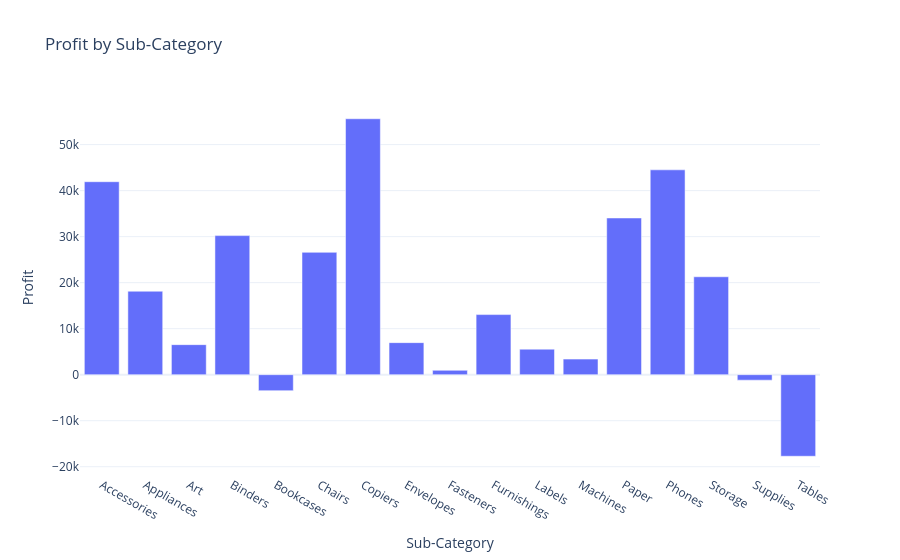

Source (notebook cell):
### Code cell
fig =px.bar(profit_by_subcategory,
                        x='Sub-Category',
                        y='Profit',
                        title='Profit by Sub-Category')
fig.show()

### Figure 1 — Plotly figure (JSON) as saved in the notebook; plotly's stock layout.template omitted (floating-point values rounded to 4 significant figures)
{"data": [{"alignmentgroup": "True", "hovertemplate": "Sub-Category=%{x}<br>Profit=%{y}<extra></extra>", "legendgroup": "", "marker": {"color": "#636efa", "pattern": {"shape": ""}}, "name": "", "offsetgroup": "", "orientation": "v", "showlegend": false, "textposition": "auto", "type": "bar", "x": ["Accessories", "Appliances", "Art", "Binders", "Bookcases", "Chairs", "Copiers", "Envelopes", "Fasteners", "Furnishings", "Labels", "Machines", "Paper", "Phones", "Storage", "Supplies", "Tables"], "xaxis": "x", "y": [41940.0, 18140.0, 6528.0, 30220.0, -3473.0, 26590.0, 55620.0, 6964.0, 949.5, 13060.0, 5546.0, 3385.0, 34050.0, 44520.0, 21280.0, -1189.0, -17730.0], "yaxis": "y"}], "layout": {"barmode": "relative", "legend": {"tracegroupgap": 0}, "title": {"text": "Profit by Sub-Category"}, "xaxis": {"anchor": "y", "domain": [0, 1], "title": {"text": "Sub-Category"}}, "yaxis": {"anchor": "x", "domain": [0, 1], "title": {"text": "Profit"}}}}
